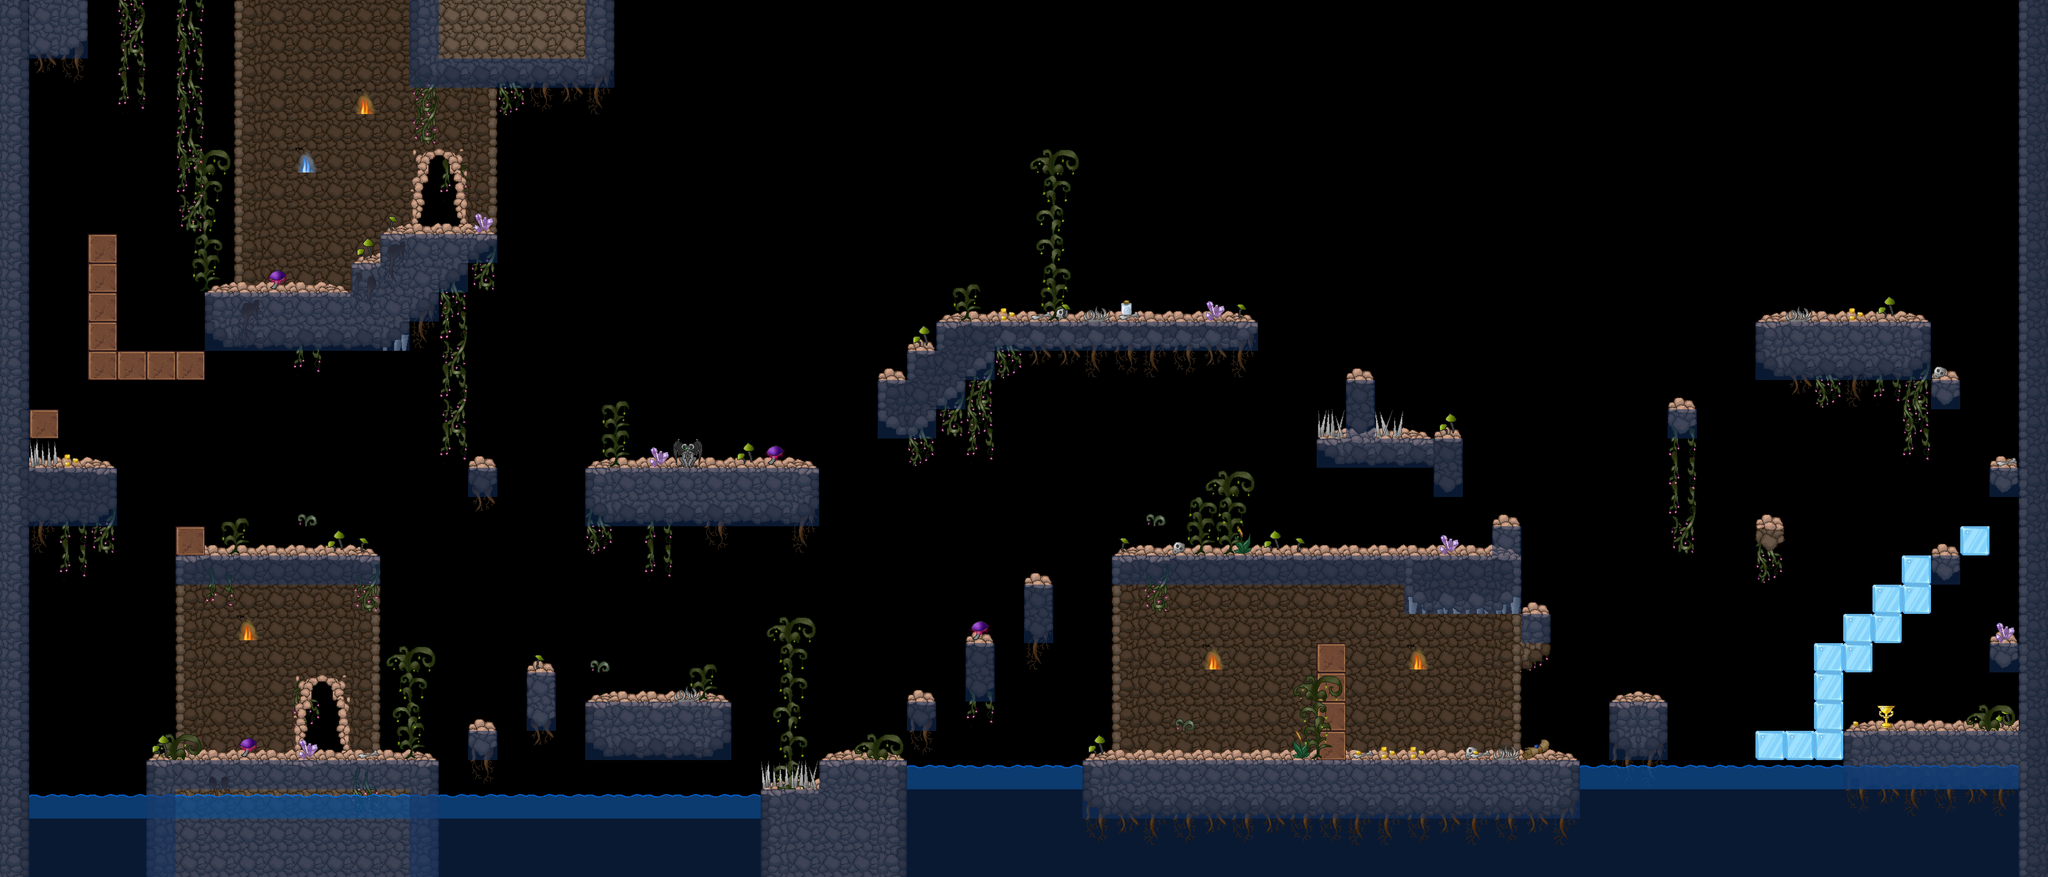

Below is a game level as drawn by its tile map, then a one-line description and the .tmx that defines it (tile-layer data replaced by summaries):
An orthogonal 70x30 tile map with 50x50 px tiles, 15 tile layers (BG 1, BG 2, BG 3, BG 4, ...), 4 tilesets and 10 objects.

<map version="1.0" orientation="orthogonal" renderorder="right-down" width="70" height="30" tilewidth="50" tileheight="50" backgroundcolor="#000000" nextobjectid="20">
 <properties>
  <property name="backgroundlayers" value="-1.0,res/level/ratcave/layer_inf.png,8.0,res/level/ratcave/layer_8.png,5.0,res/level/ratcave/layer_5.png,3.0,res/level/ratcave/layer_3.png" />
  <property name="dimming" value="0.5" />
  <property name="name" value="Rat Cave" />
  <property name="tilesetpath" value="res/level/ratcave/tileset_level_ratcave.png" />
 </properties>
 <tileset firstgid="1" name="tileset_level_ratcave" tilewidth="50" tileheight="50" spacing="2" margin="1">
  <image source="../tilesets/tileset_level_ratcave.png" width="1200" height="1200" />
 </tileset>
 <tileset firstgid="530" name="tileset_level_dynamic_tiles" tilewidth="50" tileheight="50" spacing="2" margin="1">
  <image source="../tilesets/tileset_level_dynamic_tiles.png" width="1040" height="260" />
 </tileset>
 <tileset firstgid="630" name="tileset_enemies" tilewidth="50" tileheight="50" spacing="2" margin="1">
  <image source="../tilesets/tileset_enemies.png" width="104" height="52" />
 </tileset>
 <tileset firstgid="632" name="spritesheet_levelitems" tilewidth="50" tileheight="50">
  <image source="../tilesets/spritesheet_levelitems.png" width="1200" height="1200" />
  <tile id="0">
   <properties>
    <property name="id" value="it_fo_caveberry" />
   </properties>
  </tile>
  <tile id="1">
   <properties>
    <property name="id" value="it_mi_goldengoblet" />
   </properties>
  </tile>
  <tile id="2">
   <properties>
    <property name="id" value="it_go_onecoin" />
   </properties>
  </tile>
  <tile id="3">
   <properties>
    <property name="id" value="it_qe_letter" />
   </properties>
  </tile>
  <tile id="4">
   <properties>
    <property name="id" value="it_eq_ringoflesserhealth" />
   </properties>
  </tile>
  <tile id="25">
   <properties>
    <property name="id" value="it_fo_healingherb" />
   </properties>
  </tile>
  <tile id="26">
   <properties>
    <property name="id" value="it_fo_glowingshroom" />
   </properties>
  </tile>
  <tile id="27">
   <properties>
    <property name="id" value="it_go_threecoins" />
   </properties>
  </tile>
  <tile id="28">
   <properties>
    <property name="id" value="it_fo_water" />
   </properties>
  </tile>
  <tile id="48">
   <properties>
    <property name="id" value="it_fo_cheese" />
   </properties>
  </tile>
  <tile id="49">
   <properties>
    <property name="id" value="it_fo_bread" />
   </properties>
  </tile>
 </tileset>
 <layer name="BG 1" width="70" height="30">
  <data>[2100 cells, 753 non-empty, 42 distinct tile ids]</data>
 </layer>
 <layer name="BG 2" width="70" height="30">
  <data>[2100 cells, 379 non-empty, 57 distinct tile ids]</data>
 </layer>
 <layer name="BG 3" width="70" height="30">
  <data>[2100 cells, 102 non-empty, 27 distinct tile ids]</data>
 </layer>
 <layer name="BG 4" width="70" height="30">
  <data>[2100 cells, 29 non-empty, 21 distinct tile ids]</data>
 </layer>
 <layer name="dynamic water" width="70" height="30">
  <data>[2100 cells, 46 non-empty, 1 distinct tile ids]</data>
 </layer>
 <layer name="dynamic ice" width="70" height="30">
  <data>[2100 cells, 13 non-empty, 1 distinct tile ids]</data>
 </layer>
 <layer name="dynamic crumblyblock" width="70" height="30">
  <data>[2100 cells, 14 non-empty, 1 distinct tile ids]</data>
 </layer>
 <layer name="dynamic torch" width="70" height="30">
  <data>[2100 cells, 5 non-empty, 2 distinct tile ids]</data>
 </layer>
 <layer name="dynamic spikesbottom" width="70" height="30">
  <data>[2100 cells, 5 non-empty, 3 distinct tile ids]</data>
 </layer>
 <layer name="dynamic spikestop" width="70" height="30">
  <data>[2100 cells, 5 non-empty, 3 distinct tile ids]</data>
 </layer>
 <layer name="dynamic checkpoint" width="70" height="30">
  <data>[2100 cells, 1 non-empty, 1 distinct tile ids]</data>
 </layer>
 <layer name="items" width="70" height="30">
  <data>[2100 cells, 22 non-empty, 9 distinct tile ids]</data>
 </layer>
 <objectgroup name="enemies">
  <object id="1" gid="631" x="400" y="500">
   <properties>
    <property name="gold" value="2" />
    <property name="it_mi_goldengoblet" value="3" />
    <property name="questtarget" value="quest_acaveofrats,enemy_firerat" />
   </properties>
  </object>
  <object id="13" gid="630" x="500" y="950">
   <properties>
    <property name="questtarget" value="quest_acaveofrats,enemy_rat" />
   </properties>
  </object>
  <object id="14" gid="630" x="350" y="1300">
   <properties>
    <property name="questtarget" value="quest_acaveofrats,enemy_rat" />
   </properties>
  </object>
  <object id="15" gid="630" x="1050" y="1200">
   <properties>
    <property name="questtarget" value="quest_acaveofrats,enemy_rat" />
   </properties>
  </object>
  <object id="16" gid="630" x="2300" y="950">
   <properties>
    <property name="questtarget" value="quest_acaveofrats,enemy_rat" />
   </properties>
  </object>
  <object id="17" gid="631" x="3000" y="900" />
  <object id="18" gid="630" x="2000" y="550">
   <properties>
    <property name="questtarget" value="quest_acaveofrats,enemy_rat" />
   </properties>
  </object>
 </objectgroup>
 <layer name="FG 1" width="70" height="30">
  <data>[2100 cells, 67 non-empty, 23 distinct tile ids]</data>
 </layer>
 <layer name="FG 2" width="70" height="30">
  <data>[2100 cells, 30 non-empty, 10 distinct tile ids]</data>
 </layer>
 <layer name="collidable" width="70" height="30">
  <data>[2100 cells, 294 non-empty, 1 distinct tile ids]</data>
 </layer>
 <objectgroup name="levelexits">
  <object id="5" x="726" y="286" width="50" height="100">
   <properties>
    <property name="map id" value="res/map/firstmap/firstmap.tmx" />
    <property name="x" value="3800" />
    <property name="y" value="450" />
   </properties>
  </object>
  <object id="12" x="522" y="1169" width="57" height="117">
   <properties>
    <property name="map id" value="res/map/firstmap/firstmap.tmx" />
    <property name="x" value="4000" />
    <property name="y" value="700" />
   </properties>
  </object>
 </objectgroup>
 <objectgroup name="chests">
  <object id="19" gid="534" x="3250" y="1200">
   <properties>
    <property name="gold" value="10" />
    <property name="it_fo_water" value="1" />
    <property name="it_mi_goldengoblet" value="1" />
   </properties>
  </object>
 </objectgroup>
</map>
